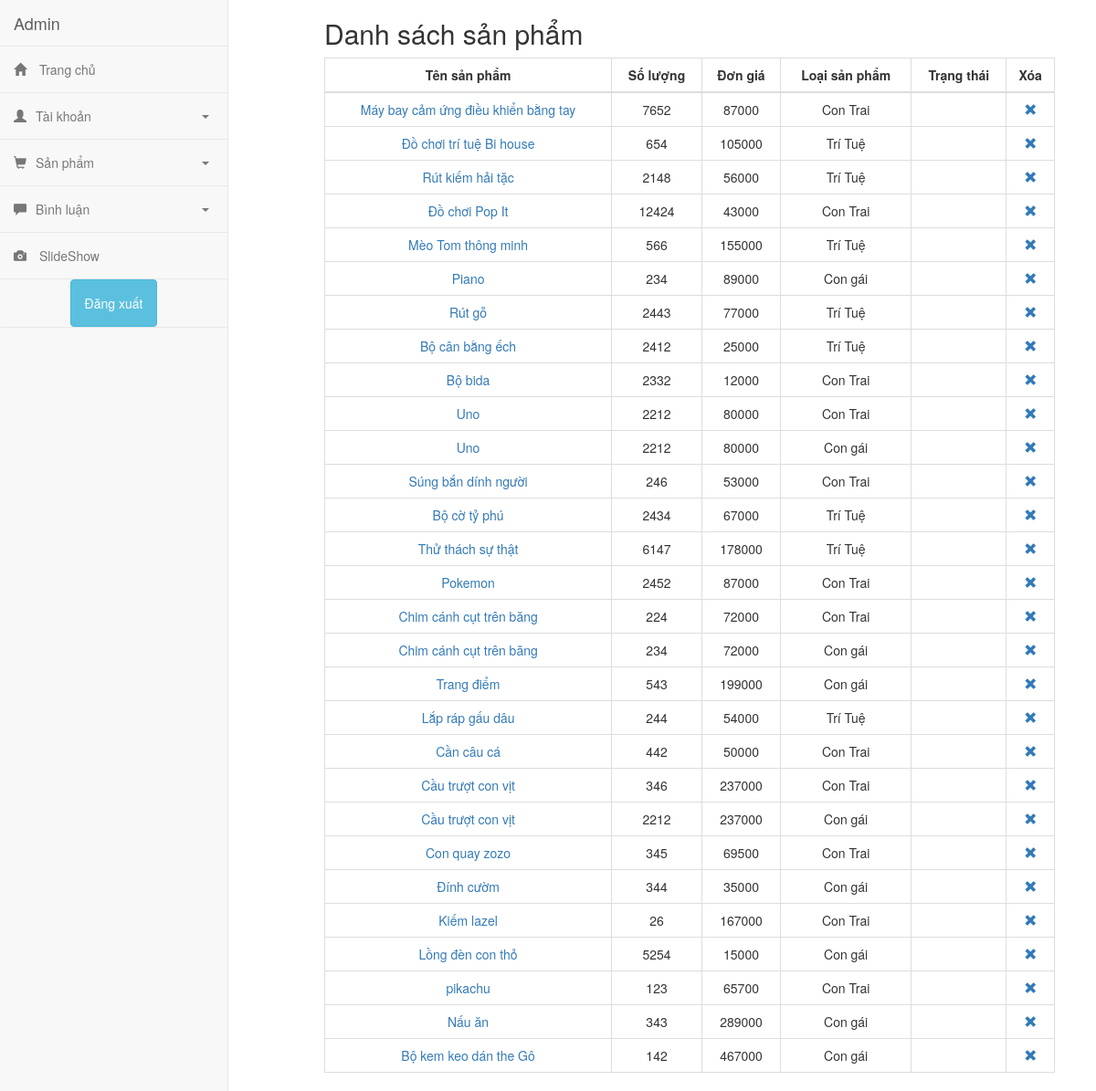
Page /banhang/Admin/listproduct.php on the committed database.
### tables this page shows
CREATE TABLE `sanpham` (
  `masanpham` varchar(50) NOT NULL,
  `tensanpham` varchar(50) NOT NULL,
  `mota` varchar(500) NOT NULL,
  `hinhanh` varchar(500) NOT NULL,
  `soluong` int NOT NULL,
  `dongia` int NOT NULL,
  `loaisanpham` varchar(50) NOT NULL,
  `trangthaisanpham` tinyint(1) NOT NULL,
  `Mancc` varchar(10) NOT NULL
);

CREATE TABLE `loaisanpham` (
  `MaLoaiSanPham` varchar(50) NOT NULL,
  `TenLoaisanpham` varchar(50) NOT NULL,
  `trangthai` tinyint(1) NOT NULL
);

### banhang/Admin/listproduct.php (the view)
<?php include'header.php' ?>
<div class="container-fluid">
            <h2>Danh sách sản phẩm</h2>
            <table class="table table-bordered table-hover danhsachsanpham" style="text-align: center;">
                <thead>
                    <tr>
                        <th style="text-align: center;">Tên sản phẩm</th>
                        <th style="text-align: center;">Số lượng</th>
                        <th style="text-align: center;">Đơn giá</th>
                        <th style="text-align: center;">Loại sản phẩm</th>
                        <th style="text-align: center;">Trạng thái</th>
                        <th style="text-align: center;">Xóa</th>
                    </tr>
                </thead>
                <asp:Repeater ID="Repeater1" runat="server">
                    <ItemTemplate>
                        <tbody>
                            <?php
                            include '../config.php';
                            $sql_layLoaiSP = "Select * from SanPham, LoaiSanPham Where LoaiSanPham = MaLoaiSanPham";
                            $LSP = $conn->query($sql_layLoaiSP);
                            if($LSP->num_rows > 0)
                            {
                                while($row = $LSP->fetch_assoc())
                                {
                                ?>
                            <tr>
                                <td>
                                    <a href="#" ID="lbtnProduct" Style="text-decoration:none"><?= $row["tensanpham"] ?></a>
                                </td>
                                <td><?= $row["soluong"] ?></td>
                                <td><?= $row["dongia"] ?></td>
                                <td><?= $row["TenLoaisanpham"] ?></td>
                                <?php
                                $trangthai = "";
                                if($row["trangthaisanpham"] == 1)
                                    $trangthai = "";
                                else
                                    $trangthai = "Bị cấm";
                            ?>
                                <td><?= $trangthai ?></td>
                                <td>
                                    <?php
                    $url = "xuly_xoa.php?masanpham=" .$row["masanpham"]."&trangthai=".$row["trangthaisanpham"];
                                     ?>
                                    <a href="<?= $url ?>" ID="btnXoaSPLink" runat="server" CssClass="btn btn-danger btn-xs"><span class="glyphicon glyphicon-remove"></span></a>
                                </td>
                            </tr>
                            <?php
                                }
                            }
                             ?>
                        </tbody>
                    </ItemTemplate>
                </asp:Repeater>
            </table>
        </div>
<?php include'footer.php' ?>

### banhang/Admin/header.php (shortened to what this page needs)
<!DOCTYPE html>
<html xmlns="http://www.w3.org/1999/xhtml">
<head runat="server">
    <link href="cssAdmin.css" rel="stylesheet" />
    <link href="../css/bootstrap.css" rel="stylesheet" />
</head>
<body>
        <div class="container-fluid">
            <div class="adminmenu">
                <div class="row">
                    <div class="side-menu">
                        <nav class="navbar navbar-default" role="navigation">
                            <div class="navbar-header">
                                <div class="brand-wrapper">
                                    <div class="brand-name-wrapper">
                                        <a class="navbar-brand" href="index.php">Admin</a>
                                    </div>
                                </div>
                            </div>
                            <div class="side-menu-container">
                                <ul class="nav navbar-nav">
                                    <li><a href="../index.php"><span class="glyphicon glyphicon-home"></span> Trang chủ</a></li>
                                   <li class="panel panel-default" id="dropdown">
                                        <a data-toggle="collapse" href="#dropdown-lvl1taikhoan">
                                            <span class="glyphicon glyphicon-user"></span>Tài khoản<span class="caret"></span>
                                        </a>
                                    </li>
                                    <li class="panel panel-default" id="dropdown">
                                        <a data-toggle="collapse" href="#dropdown-lvl1sanpham">
                                            <span class="glyphicon glyphicon-shopping-cart  "></span>Sản phẩm<span class="caret"></span>
                                        </a>
                                    </li>
                                     <li class="panel panel-default" id="dropdown">
                                        <a data-toggle="collapse" href="#dropdown-lvl1binhluan">
                                            <span class="glyphicon glyphicon-comment"></span>Bình luận<span class="caret"></span>
                                        </a>
                                    </li>
                                    <li><a href="#"><span class="glyphicon glyphicon-camera"></span> SlideShow</a></li>
                                     <li>
                                        <center><a href="../index.php" class="btn btn-info" role="button">Đăng xuất</a></center>
                                     </li>
                                </ul>
                            </div>
                        </nav>
                    </div>
                    <div class="container-fluid">
                        <div class="side-body">
                            <div class="container-fluid">

### banhang/Admin/footer.php (shortened to what this page needs)
</div>
                        </div>
                    </div>
                </div>
            </div>
        </div>
</body>
</html>

### banhang/Admin/cssAdmin.css (style rules this page uses)
body { font-family: sans-serif; font-size: 1.2em; }
.row { margin-right: 0; margin-left: 0; }
.side-menu { position: fixed; width: 250px; height: 100%; background-color: #f8f8f8; border-right: 1px solid #e7e7e7; }
.side-menu .navbar { border: none; }
.side-menu .navbar-header { width: 100%; border-bottom: 1px solid #e7e7e7; }
.side-menu .navbar-nav li { display: block; width: 100%; border-bottom: 1px solid #e7e7e7; }
.side-menu .navbar-nav li a { padding: 15px; }
.side-menu .navbar-nav li a .glyphicon { padding-right: 10px; }
.side-menu #dropdown { border: 0; margin-bottom: 0; border-radius: 0; background-color: transparent; box-shadow: none; }
.side-menu #dropdown .caret { float: right; margin: 9px 5px 0; }
.side-menu #dropdown > a { border-bottom: 1px solid #e7e7e7; }
.side-menu .brand-name-wrapper { min-height: 50px; }
.side-menu .brand-name-wrapper .navbar-brand { display: block; }
.side-body { margin-left: 310px; }

### rows in the picture
sanpham: tensanpham "Máy bay cảm ứng điều khiển bằng tay", soluong "7652", dongia "87000", loaisanpham.TenLoaisanpham "Con Trai"
sanpham: tensanpham "Đồ chơi trí tuệ Bi house", soluong "654", dongia "105000", loaisanpham.TenLoaisanpham "Trí Tuệ"
sanpham: tensanpham "Rút kiếm hải tặc", soluong "2148", dongia "56000", loaisanpham.TenLoaisanpham "Trí Tuệ"
sanpham: tensanpham "Đồ chơi Pop It", soluong "12424", dongia "43000", loaisanpham.TenLoaisanpham "Con Trai"
sanpham: tensanpham "Mèo Tom thông minh", soluong "566", dongia "155000", loaisanpham.TenLoaisanpham "Trí Tuệ"
sanpham: tensanpham "Piano", soluong "234", dongia "89000", loaisanpham.TenLoaisanpham "Con gái"
sanpham: tensanpham "Rút gỗ", soluong "2443", dongia "77000", loaisanpham.TenLoaisanpham "Trí Tuệ"
sanpham: tensanpham "Bộ cân bằng ếch", soluong "2412", dongia "25000", loaisanpham.TenLoaisanpham "Trí Tuệ"
sanpham: tensanpham "Bộ bida", soluong "2332", dongia "12000", loaisanpham.TenLoaisanpham "Con Trai"
sanpham: tensanpham "Uno", soluong "2212", dongia "80000", loaisanpham.TenLoaisanpham "Con Trai"
sanpham: tensanpham "Uno", soluong "2212", dongia "80000", loaisanpham.TenLoaisanpham "Con gái"
sanpham: tensanpham "Súng bắn dính người", soluong "246", dongia "53000", loaisanpham.TenLoaisanpham "Con Trai"
sanpham: tensanpham "Bộ cờ tỷ phú", soluong "2434", dongia "67000", loaisanpham.TenLoaisanpham "Trí Tuệ"
sanpham: tensanpham "Thử thách sự thật", soluong "6147", dongia "178000", loaisanpham.TenLoaisanpham "Trí Tuệ"
sanpham: tensanpham "Pokemon", soluong "2452", dongia "87000", loaisanpham.TenLoaisanpham "Con Trai"
sanpham: tensanpham "Chim cánh cụt trên băng", soluong "224", dongia "72000", loaisanpham.TenLoaisanpham "Con Trai"
sanpham: tensanpham "Chim cánh cụt trên băng", soluong "234", dongia "72000", loaisanpham.TenLoaisanpham "Con gái"
sanpham: tensanpham "Trang điểm", soluong "543", dongia "199000", loaisanpham.TenLoaisanpham "Con gái"
sanpham: tensanpham "Lắp ráp gấu dâu", soluong "244", dongia "54000", loaisanpham.TenLoaisanpham "Trí Tuệ"
sanpham: tensanpham "Cần câu cá", soluong "442", dongia "50000", loaisanpham.TenLoaisanpham "Con Trai"
sanpham: tensanpham "Cầu trượt con vịt", soluong "346", dongia "237000", loaisanpham.TenLoaisanpham "Con Trai"
sanpham: tensanpham "Cầu trượt con vịt", soluong "2212", dongia "237000", loaisanpham.TenLoaisanpham "Con gái"
sanpham: tensanpham "Con quay zozo", soluong "345", dongia "69500", loaisanpham.TenLoaisanpham "Con Trai"
sanpham: tensanpham "Đính cườm", soluong "344", dongia "35000", loaisanpham.TenLoaisanpham "Con gái"
sanpham: tensanpham "Kiếm lazel", soluong "26", dongia "167000", loaisanpham.TenLoaisanpham "Con Trai"
sanpham: tensanpham "Lồng đèn con thỏ", soluong "5254", dongia "15000", loaisanpham.TenLoaisanpham "Con gái"
sanpham: tensanpham "pikachu", soluong "123", dongia "65700", loaisanpham.TenLoaisanpham "Con Trai"
sanpham: tensanpham "Nấu ăn", soluong "343", dongia "289000", loaisanpham.TenLoaisanpham "Con gái"
sanpham: tensanpham "Bộ kem keo dán the Gô", soluong "142", dongia "467000", loaisanpham.TenLoaisanpham "Con gái"
